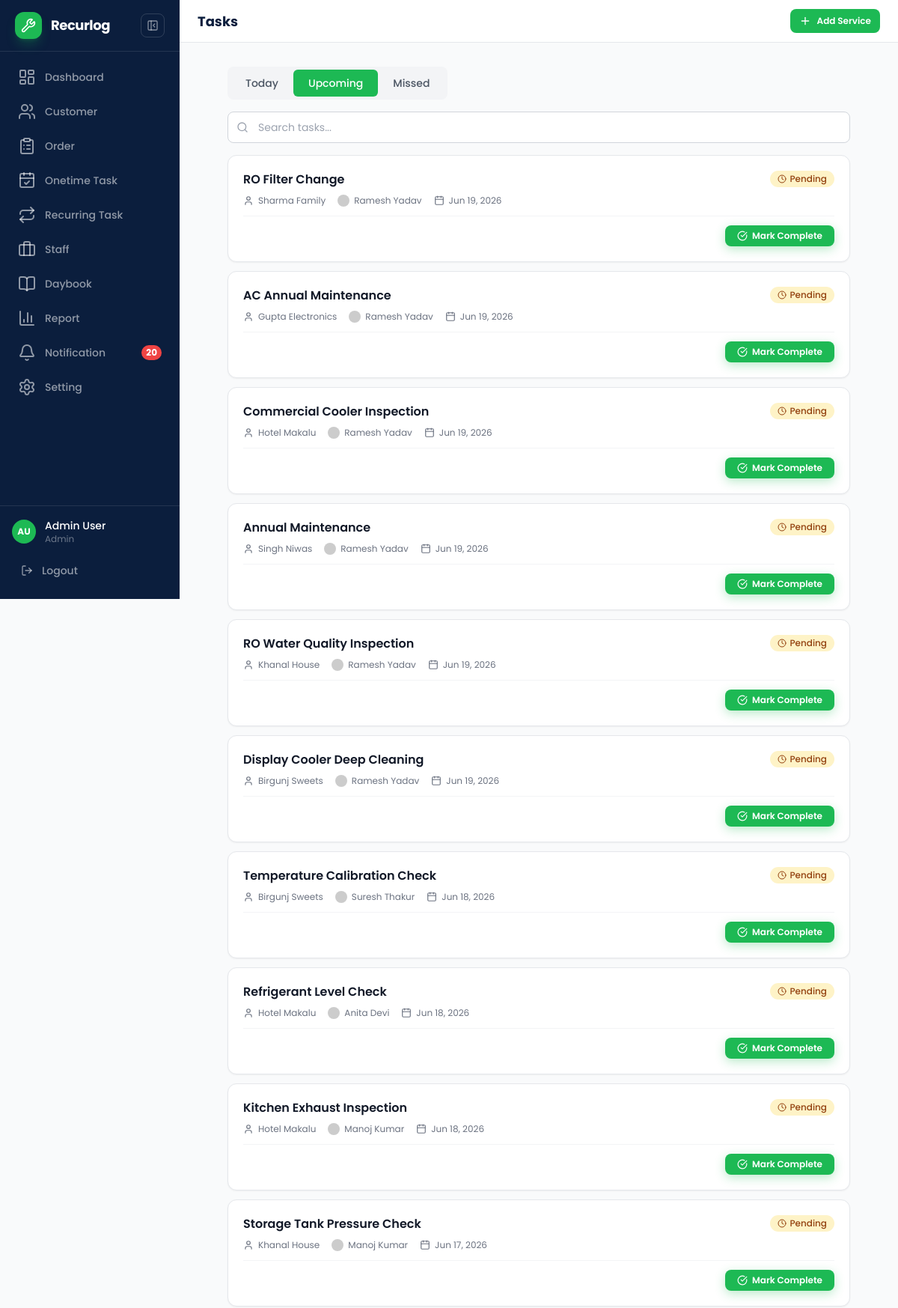
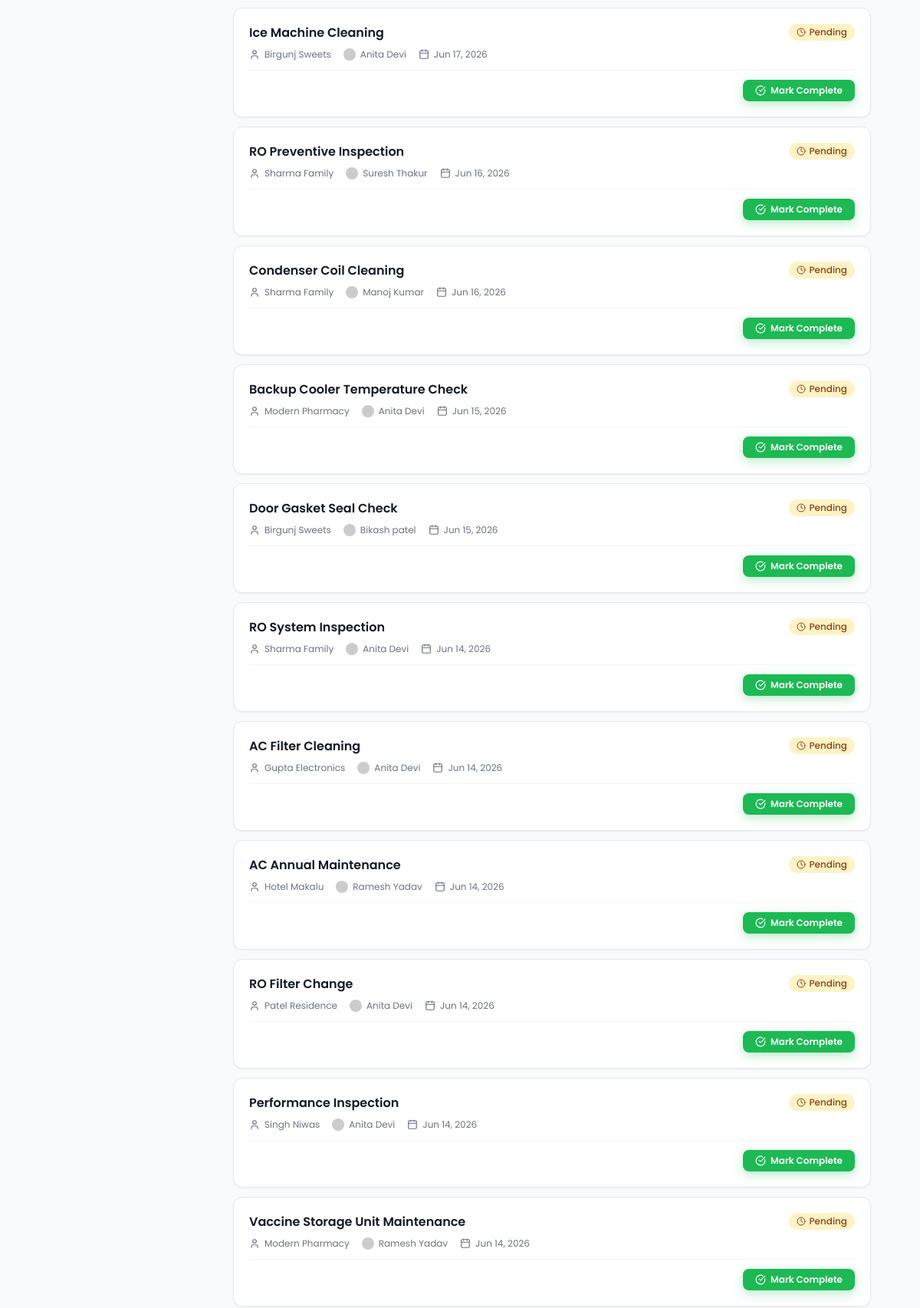
/pages/tasks.php?status=upcoming (signed in, upper part), run on the app's committed database (2 pictures, top to bottom).
### tables this page shows
CREATE TABLE `fscrm_tasks` (
  `id` int(11) NOT NULL AUTO_INCREMENT,
  `service_id` int(11) DEFAULT NULL,
  `customer_id` int(11) NOT NULL,
  `title` varchar(200) NOT NULL,
  `status` enum('pending','completed','missed') DEFAULT 'pending',
  `scheduled_date` date DEFAULT NULL,
  `completed_date` date DEFAULT NULL,
  `assigned_to` int(11) DEFAULT NULL,
  `notes` text DEFAULT NULL,
  `category_id` int(11) DEFAULT NULL,
  `completed_by` varchar(100) DEFAULT NULL,
  `received_name` varchar(100) DEFAULT NULL,
  `received_contact` varchar(100) DEFAULT NULL,
  `signature` text DEFAULT NULL,
  `created_at` datetime DEFAULT current_timestamp(),
  `updated_at` datetime DEFAULT current_timestamp() ON UPDATE current_timestamp(),
  PRIMARY KEY (`id`),
  KEY `service_id` (`service_id`),
  KEY `customer_id` (`customer_id`),
  KEY `assigned_to` (`assigned_to`),
  KEY `category_id` (`category_id`),
  CONSTRAINT `fscrm_tasks_ibfk_1` FOREIGN KEY (`service_id`) REFERENCES `fscrm_services` (`id`) ON DELETE CASCADE,
  CONSTRAINT `fscrm_tasks_ibfk_2` FOREIGN KEY (`customer_id`) REFERENCES `fscrm_customers` (`id`) ON DELETE CASCADE,
  CONSTRAINT `fscrm_tasks_ibfk_3` FOREIGN KEY (`assigned_to`) REFERENCES `fscrm_staff` (`id`) ON DELETE SET NULL,
  CONSTRAINT `fscrm_tasks_ibfk_4` FOREIGN KEY (`category_id`) REFERENCES `fscrm_categories` (`id`) ON DELETE SET NULL
);

CREATE TABLE `fscrm_customers` (
  `id` int(11) NOT NULL AUTO_INCREMENT,
  `name` varchar(200) NOT NULL,
  `address` text DEFAULT NULL,
  `area` varchar(100) DEFAULT NULL,
  `phone` varchar(50) DEFAULT NULL,
  `services_for` text DEFAULT NULL,
  `location_lat` decimal(10,7) DEFAULT NULL,
  `location_lng` decimal(10,7) DEFAULT NULL,
  `created_at` datetime DEFAULT current_timestamp(),
  `updated_at` datetime DEFAULT current_timestamp() ON UPDATE current_timestamp(),
  PRIMARY KEY (`id`)
);

CREATE TABLE `fscrm_staff` (
  `id` int(11) NOT NULL AUTO_INCREMENT,
  `name` varchar(200) NOT NULL,
  `phone` varchar(50) DEFAULT NULL,
  `avatar` varchar(500) DEFAULT NULL,
  `active_tasks` int(11) DEFAULT 0,
  `created_at` datetime DEFAULT current_timestamp(),
  `updated_at` datetime DEFAULT current_timestamp() ON UPDATE current_timestamp(),
  PRIMARY KEY (`id`)
);

### includes/config.php (called while the page is built, shortened)
<?php
function cacheBust() {
    $cssFile = __DIR__ . '/../assets/css/custom.css';
    $mtime = file_exists($cssFile) ? filemtime($cssFile) : time();
    return dechex($mtime);
}

### pages/tasks.php (the view, shortened to what this page needs)
<?php
require_once __DIR__ . '/../includes/config.php';
$db = getDB();
$page = max(1, (int)($_GET['page'] ?? 1));
$perPage = 50;
$offset = ($page - 1) * $perPage;
function statusPill($status) {
  $configs = [
    'pending' => ['bg' => '#FEF3C7', 'text' => '#92400E', 'icon' => 'clock', 'label' => 'Pending'],
    'completed' => ['bg' => '#D1FAE5', 'text' => '#065F46', 'icon' => 'check-circle', 'label' => 'Completed'],
    'missed' => ['bg' => '#FEE2E2', 'text' => '#991B1B', 'icon' => 'alert-circle', 'label' => 'Missed']
  ];
  $cfg = $configs[$status] ?? $configs['pending'];
  return '<span class="status-pill" style="display:inline-flex;align-items:center;gap:4px;padding:2px 10px;border-radius:999px;font-size:12px;font-weight:500;background:' . $cfg['bg'] . ';color:' . $cfg['text'] . '"><i data-lucide="' . $cfg['icon'] . '" class="w-3 h-3"></i> ' . $cfg['label'] . '</span>';
}
function formatRelative($date) {
  $d = new DateTime($date);
  $now = new DateTime();
  $now->setTime(0, 0, 0);
  $d->setTime(0, 0, 0);
  $diff = (int) $now->diff($d)->format('%r%a');
  if ($diff > 1 && $diff <= 7) return 'In ' . $diff . ' days';
  return $d->format('M j, Y');
}
$currentTab = $_GET['status'] ?? 'today';
$today = date('Y-m-d');
$where = '';
$params = [];
$types = '';
if ($currentTab === 'today') {
  $where = 'WHERE t.scheduled_date = ?';
  $params[] = $today;
  $types = 's';
} elseif ($currentTab === 'upcoming') {
  $where = 'WHERE t.scheduled_date > ? AND t.status = ?';
  $params[] = $today;
  $params[] = 'pending';
  $types = 'ss';
} elseif ($currentTab === 'missed') {
  $where = 'WHERE t.status = ?';
  $params[] = 'missed';
  $types = 's';
}
$filterLabel = null;
$staffMap = [];
$staffResult = $db->query("SELECT id, name, avatar FROM fscrm_staff ORDER BY name");
while ($s = $staffResult->fetch_assoc()) {
  $staffMap[$s['id']] = $s;
}
$sql = "SELECT t.*, c.name AS customer_name, s.problem AS service_problem
        FROM fscrm_tasks t
        LEFT JOIN fscrm_customers c ON t.customer_id = c.id
        LEFT JOIN fscrm_services s ON t.service_id = s.id
        $where
        ORDER BY t.scheduled_date DESC
        LIMIT ? OFFSET ?";
$params[] = $perPage;
$params[] = $offset;
$types .= 'ii';
if (!empty($params)) {
  $stmt = $db->prepare($sql);
  $stmt->bind_param($types, ...$params);
  $stmt->execute();
  $tasks = $stmt->get_result()->fetch_all(MYSQLI_ASSOC);
} else {
  $tasks = $db->query($sql)->fetch_all(MYSQLI_ASSOC);
}
?><!DOCTYPE html>
<html lang="en">
<head>
  <script src="https://cdn.tailwindcss.com"></script>
  <link rel="stylesheet" href="../assets/css/custom.css?v=<?= cacheBust() ?>">
</head>
<body class="bg-gray-50 min-h-screen font-sans">
<?php require_once __DIR__ . '/../includes/header.php'; ?>
<div class="page-content">
    <header class="page-header">
      <div class="page-header-inner">
        <div class="flex items-center gap-2">
          <h1 class="page-title">Tasks</h1>
        </div>
        <a href="service-add.php" class="btn btn-sm btn-primary">
          <i data-lucide="plus" class="w-4 h-4"></i> Add Service
        </a>
      </div>
    </header>
    <div class="p-4 md:p-6 lg:p-8 max-w-4xl mx-auto">
      <div id="task-tabs" class="flex rounded-lg bg-gray-100 p-1 mb-4 w-fit"<?= $filterLabel ? ' style="display:none"' : '' ?>>
        <a href="?status=today" class="tab-btn px-5 py-2 text-sm font-medium rounded-md transition-colors <?= $currentTab === 'today' ? 'bg-brand text-white' : 'text-gray-600 hover:text-gray-900' ?>">Today</a>
        <a href="?status=upcoming" class="tab-btn px-5 py-2 text-sm font-medium rounded-md transition-colors <?= $currentTab === 'upcoming' ? 'bg-brand text-white' : 'text-gray-600 hover:text-gray-900' ?>">Upcoming</a>
        <a href="?status=missed" class="tab-btn px-5 py-2 text-sm font-medium rounded-md transition-colors <?= $currentTab === 'missed' ? 'bg-brand text-white' : 'text-gray-600 hover:text-gray-900' ?>">Missed</a>
      </div>
      <div class="relative mb-4">
        <i data-lucide="search" class="absolute left-3 top-1/2 -translate-y-1/2 w-4 h-4 text-gray-400"></i>
        <input type="text" id="task-search" placeholder="Search tasks..." class="w-full pl-10 pr-4 py-2.5 border border-gray-300 rounded-lg focus:outline-none focus:ring-2 focus:ring-brand/40 focus:border-brand text-sm bg-white">
      </div>
      <div id="tasks-container" class="space-y-3">
        <?php if (empty($tasks)): ?>
          <div class="flex flex-col items-center justify-center py-16 text-center">
            <div class="w-16 h-16 rounded-full bg-gray-100 flex items-center justify-center mb-4">
              <?php
              $iconMap = ['today' => 'calendar', 'upcoming' => 'calendar-plus', 'missed' => 'alert-triangle'];
              $icon = $iconMap[$currentTab] ?? 'calendar';
              ?>
              <i data-lucide="<?= $icon ?>" class="w-8 h-8 text-gray-400"></i>
            </div>
            <h3 class="text-lg font-semibold text-gray-700 mb-1">No <?= htmlspecialchars($currentTab) ?> tasks</h3>
            <p class="text-sm text-gray-500 mb-5">
              <?php
              $msgs = [
                'today' => 'No tasks scheduled for today. Create a new service to get started.',
                'upcoming' => 'No upcoming tasks. Schedule a recurring service to see tasks here.',
                'missed' => 'No missed tasks. Great job keeping up!'
              ];
              echo htmlspecialchars($msgs[$currentTab] ?? '');
              ?>
            </p>
            <?php if ($currentTab !== 'missed'): ?>
              <a href="service-add.php" class="px-5 py-2.5 bg-brand text-white text-sm font-semibold rounded-lg hover:bg-brand/90 transition-colors brand-glow inline-flex items-center gap-2"><i data-lucide="plus" class="w-4 h-4"></i> Add Service</a>
            <?php endif; ?>
          </div>
        <?php else: ?>
          <?php foreach ($tasks as $task):
            $staff = $staffMap[$task['assigned_to']] ?? null;
            $isPending = $task['status'] === 'pending';
          ?>
          <div class="task-card bg-white rounded-xl border border-gray-200 p-4 md:p-5 shadow-sm hover:shadow-md transition-shadow">
            <div class="flex items-start justify-between gap-4">
              <div class="flex-1 min-w-0">
                <h3 class="font-semibold text-gray-900 text-sm md:text-base truncate"><?= htmlspecialchars($task['title']) ?></h3>
                <div class="flex flex-wrap items-center gap-x-4 gap-y-1.5 mt-2 text-xs text-gray-500">
                  <span class="flex items-center gap-1.5"><i data-lucide="user" class="w-3.5 h-3.5"></i> <?= htmlspecialchars($task['customer_name'] ?? 'Unknown') ?></span>
                  <span class="flex items-center gap-1.5">
                    <?php if ($staff): ?>
                      <img src="<?= htmlspecialchars($staff['avatar']) ?>" class="w-4 h-4 rounded-full" alt="">
                    <?php else: ?>
                      <i data-lucide="briefcase" class="w-3.5 h-3.5"></i>
                    <?php endif; ?>
                    <?= $staff ? htmlspecialchars($staff['name']) : 'Unassigned' ?>
                  </span>
                  <span class="flex items-center gap-1.5"><i data-lucide="calendar" class="w-3.5 h-3.5"></i> <?= formatRelative($task['scheduled_date']) ?></span>
                </div>
              </div>
              <div class="flex items-center gap-3 shrink-0">
                <?= statusPill($task['status']) ?>
              </div>
            </div>
            <div class="mt-3 pt-3 border-t border-gray-100 flex justify-end">
              <?php if ($isPending): ?>
                <button class="complete-btn px-4 py-1.5 bg-brand text-white text-xs font-semibold rounded-lg hover:bg-brand/90 transition-colors brand-glow flex items-center gap-1.5" data-task-id="<?= $task['id'] ?>"><i data-lucide="check-circle" class="w-3.5 h-3.5"></i> Mark Complete</button>
              <?php else: ?>
                <button class="px-4 py-1.5 bg-gray-100 text-gray-400 text-xs font-semibold rounded-lg flex items-center gap-1.5 opacity-50 cursor-not-allowed" disabled><i data-lucide="check-circle" class="w-3.5 h-3.5"></i> <?= $task['status'] === 'completed' ? 'Completed' : 'Missed' ?></button>
              <?php endif; ?>
            </div>
          </div>
          <?php endforeach; ?>
        <?php endif; ?>
      </div>
    </div>
  </div>
  <?php require_once '../includes/footer.php'; ?>
</body>
</html>

### assets/css/custom.css (style rules this page uses)
:root { --color-primary: #1DB954; --color-primary-dark: #16a34a; --color-success: #22C55E; --color-danger: #EF4444; --color-warning: #F59E0B; --color-info: #3B82F6; --color-navy: #0B1E3D; --color-amber: #F59E0B; --color-neutral-50: #F9FAFB; --color-neutral-100: #F3F4F6; --color-neutral-200: #E5E7EB; --color-neutral-300: #D1D5DB; --color-neutral-400: #9CA3AF; --color-neutral-500: #6B7280; --color-neutral-600: #4B5563; --color-neutral-700: #374151; --color-neutral-800: #1F2937; --color-neutral-900: #111827; --space-1: 4px; --space-2: 8px; --space-3: 12px; --space-4: 16px; --space-5: 20px; --space-6: 24px; --space-8: 32px; --space-10: 40px; --space-12: 48px; --radius-sm: 4px; --radius-md: 8px; --radius-lg: 12px; --radius-xl: 16px; --radius-full: 999px; --text-xs: 12px; --text-sm: 14px; --text-base: 16px; --text-lg: 18px; --text-xl: 20px; --text-2xl: 24px; --text-3xl: 30px; --text-4xl: 36px; --shadow-sm: 0 1px 2px rgba(0,0,0,0.05); --shadow-md: 0 4px 6px -1px rgba(0,0,0,0.1), 0 2px 4px -2px rgba(0,0,0,0.1); --shadow-lg: 0 10px 15px -3px rgba(0,0,0,0.1), 0 4px 6px -4px rgba(0,0,0,0.1); --sidebar-width: 240px; --sidebar-collapsed-width: 60px; --header-height: 56px; --bottom-nav-height: 56px; }
*, *::before, *::after { box-sizing: border-box; }
html { -webkit-text-size-adjust: 100%; scroll-behavior: smooth; }
body { font-family: 'Poppins', sans-serif; font-size: var(--text-base); line-height: 1.5; color: var(--color-neutral-900); background: var(--color-neutral-50); -webkit-font-smoothing: antialiased; -moz-osx-font-smoothing: grayscale; overflow-x: hidden; }
@media (min-width: 768px) { .page-content { margin-left: var(--sidebar-width); transition: margin-left 250ms ease; min-height: 100vh; } }
.page-content { min-height: 100vh; }
.page-header { position: sticky; top: 0; z-index: 20; background: #fff; border-bottom: 1px solid var(--color-neutral-200); }
.page-header-inner { display: flex; align-items: center; justify-content: space-between; height: var(--header-height); padding: 0 var(--space-4); }
.page-title { font-size: var(--text-lg); font-weight: 700; color: var(--color-navy); margin: 0; }
@media (min-width: 768px) { .page-header-inner { padding: 0 var(--space-6); } }
.btn { display: inline-flex; align-items: center; justify-content: center; gap: 8px; border: none; font-family: inherit; font-weight: 600; cursor: pointer; border-radius: var(--radius-lg); transition: all 150ms; text-decoration: none; white-space: nowrap; -webkit-tap-highlight-color: transparent; min-height: 44px; }
.btn-sm { padding: 6px 12px; font-size: var(--text-xs); min-height: 32px; border-radius: var(--radius-md); }
.btn-primary { background: var(--color-primary); color: #fff; }
.brand-glow { box-shadow: 0 4px 14px 0 rgba(29, 185, 84, 0.3); }

### data on the page
fscrm_tasks: title "RO Filter Change", customer.name "Sharma Family", assigned_to.name "Ramesh Yadav", scheduled_date "Jun 19, 2026", status "Pending"
fscrm_tasks: title "AC Annual Maintenance", customer.name "Gupta Electronics", assigned_to.name "Ramesh Yadav", scheduled_date "Jun 19, 2026", status "Pending"
fscrm_tasks: title "Commercial Cooler Inspection", customer.name "Hotel Makalu", assigned_to.name "Ramesh Yadav", scheduled_date "Jun 19, 2026", status "Pending"
fscrm_tasks: title "Annual Maintenance", customer.name "Singh Niwas", assigned_to.name "Ramesh Yadav", scheduled_date "Jun 19, 2026", status "Pending"
fscrm_tasks: title "RO Water Quality Inspection", customer.name "Khanal House", assigned_to.name "Ramesh Yadav", scheduled_date "Jun 19, 2026", status "Pending"
fscrm_tasks: title "Display Cooler Deep Cleaning", customer.name "Birgunj Sweets", assigned_to.name "Ramesh Yadav", scheduled_date "Jun 19, 2026", status "Pending"
fscrm_tasks: title "Temperature Calibration Check", customer.name "Birgunj Sweets", assigned_to.name "Suresh Thakur", scheduled_date "Jun 18, 2026", status "Pending"
fscrm_tasks: title "Refrigerant Level Check", customer.name "Hotel Makalu", assigned_to.name "Anita Devi", scheduled_date "Jun 18, 2026", status "Pending"
fscrm_tasks: title "Kitchen Exhaust Inspection", customer.name "Hotel Makalu", assigned_to.name "Manoj Kumar", scheduled_date "Jun 18, 2026", status "Pending"
fscrm_tasks: title "Storage Tank Pressure Check", customer.name "Khanal House", assigned_to.name "Manoj Kumar", scheduled_date "Jun 17, 2026", status "Pending"
fscrm_tasks: title "Ice Machine Cleaning", customer.name "Birgunj Sweets", assigned_to.name "Anita Devi", scheduled_date "Jun 17, 2026", status "Pending"
fscrm_tasks: title "RO Preventive Inspection", customer.name "Sharma Family", assigned_to.name "Suresh Thakur", scheduled_date "Jun 16, 2026", status "Pending"
fscrm_tasks: title "Condenser Coil Cleaning", customer.name "Sharma Family", assigned_to.name "Manoj Kumar", scheduled_date "Jun 16, 2026", status "Pending"
fscrm_tasks: title "Backup Cooler Temperature Check", customer.name "Modern Pharmacy", assigned_to.name "Anita Devi", scheduled_date "Jun 15, 2026", status "Pending"
fscrm_tasks: title "Door Gasket Seal Check", customer.name "Birgunj Sweets", assigned_to.name "Bikash patel", scheduled_date "Jun 15, 2026", status "Pending"
fscrm_tasks: title "RO System Inspection", customer.name "Sharma Family", assigned_to.name "Anita Devi", scheduled_date "Jun 14, 2026", status "Pending"
fscrm_tasks: title "AC Filter Cleaning", customer.name "Gupta Electronics", assigned_to.name "Anita Devi", scheduled_date "Jun 14, 2026", status "Pending"
fscrm_tasks: title "AC Annual Maintenance", customer.name "Hotel Makalu", assigned_to.name "Ramesh Yadav", scheduled_date "Jun 14, 2026", status "Pending"
fscrm_tasks: title "RO Filter Change", customer.name "Patel Residence", assigned_to.name "Anita Devi", scheduled_date "Jun 14, 2026", status "Pending"
fscrm_tasks: title "Performance Inspection", customer.name "Singh Niwas", assigned_to.name "Anita Devi", scheduled_date "Jun 14, 2026", status "Pending"
fscrm_tasks: title "Vaccine Storage Unit Maintenance", customer.name "Modern Pharmacy", assigned_to.name "Ramesh Yadav", scheduled_date "Jun 14, 2026", status "Pending"

### other printed values
$unreadCount "20"
$userInitials "AU"
$user['name'] "Admin User"
$user['role'] "Admin"
